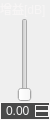
            <widget class="QWidget" name="widget_4" native="true">
             <property name="sizePolicy">
              <sizepolicy hsizetype="Preferred" vsizetype="Expanding">
               <horstretch>0</horstretch>
               <verstretch>0</verstretch>
              </sizepolicy>
             </property>
             <property name="minimumSize">
              <size>
               <width>50</width>
               <height>0</height>
              </size>
             </property>
             <property name="maximumSize">
              <size>
               <width>50</width>
               <height>16777215</height>
              </size>
             </property>
             <property name="styleSheet">
              <string notr="true">QWidget{

}</string>
             </property>
             <layout class="QGridLayout" name="gridLayout_16">
              <property name="margin">
               <number>0</number>
              </property>
              <property name="spacing">
               <number>0</number>
              </property>
              <item row="0" column="0">
               <layout class="QGridLayout" name="gridLayout_15">
                <property name="spacing">
                 <number>0</number>
                </property>
                <item row="0" column="0">
                 <widget class="QLabel" name="label_10">
                  <property name="minimumSize">
                   <size>
                    <width>50</width>
                    <height>0</height>
                   </size>
                  </property>
                  <property name="maximumSize">
                   <size>
                    <width>50</width>
                    <height>16777215</height>
                   </size>
                  </property>
                  <property name="styleSheet">
                   <string notr="true">font:75 9pt &quot;新宋体&quot;;
color: rgb(247, 245, 245);</string>
                  </property>
                  <property name="text">
                   <string>增益[dB]</string>
                  </property>
                 </widget>
                </item>
                <item row="1" column="0">
                 <widget class="QSlider" name="verticalSliderGain">
                  <property name="sizePolicy">
                   <sizepolicy hsizetype="Preferred" vsizetype="Expanding">
                    <horstretch>0</horstretch>
                    <verstretch>0</verstretch>
                   </sizepolicy>
                  </property>
                  <property name="minimumSize">
                   <size>
                    <width>50</width>
                    <height>20</height>
                   </size>
                  </property>
                  <property name="maximumSize">
                   <size>
                    <width>50</width>
                    <height>16777215</height>
                   </size>
                  </property>
                  <property name="styleSheet">
                   <string notr="true">QSlider::groove:vertical{
border-image: url(:/image/AScanResources/huaganshangceng-v.png);
width: 10px;
}
QSlider::handle:vertical{
margin:-11px;
height:32px;
bottom:6px;
top:6px;
left: 2px;
border-image: url(:/image/AScanResources/huangananniu.png);
}
QSlider::sub-page:vertical{
width: 10px;
border-image: url(:/image/AScanResources/huaganxiaceng-v.png);
} 
</string>
                  </property>
                  <property name="orientation">
                   <enum>Qt::Vertical</enum>
                  </property>
                 </widget>
                </item>
                <item row="2" column="0">
                 <widget class="QDoubleSpinBox" name="spinBoxGain">
                  <property name="minimumSize">
                   <size>
                    <width>50</width>
                    <height>18</height>
                   </size>
                  </property>
                  <property name="maximumSize">
                   <size>
                    <width>50</width>
                    <height>18</height>
                   </size>
                  </property>
                  <property name="styleSheet">
                   <string notr="true">QDoubleSpinBox{
font: 75 8pt &quot;Times New Roman&quot;;
color: rgb(244, 244, 244);
background-color: rgb(73, 73, 73);
}
QDoubleSpinBox {
border: 1px solid rgb(247, 245, 245); 
padding: 1px 1px 1px 3px;
}
QDoubleSpinBox::up-button {
border: 1px solid rgb(247, 245, 245); 
}
QDoubleSpinBox::up-arrow {
image: url(:/image/AScanResources/jiantou_up.jpg);
width: 6px;
height: 6px;
}
QDoubleSpinBox::down-button {
border: 1px solid rgb(247, 245, 245); 
}
QDoubleSpinBox::down-arrow {
image: url(:/image/AScanResources/jiantou_down.jpg);
width: 6px;
height: 6px;
}
</string>
                  </property>
                 </widget>
                </item>
               </layout>
              </item>
             </layout>
            </widget>
